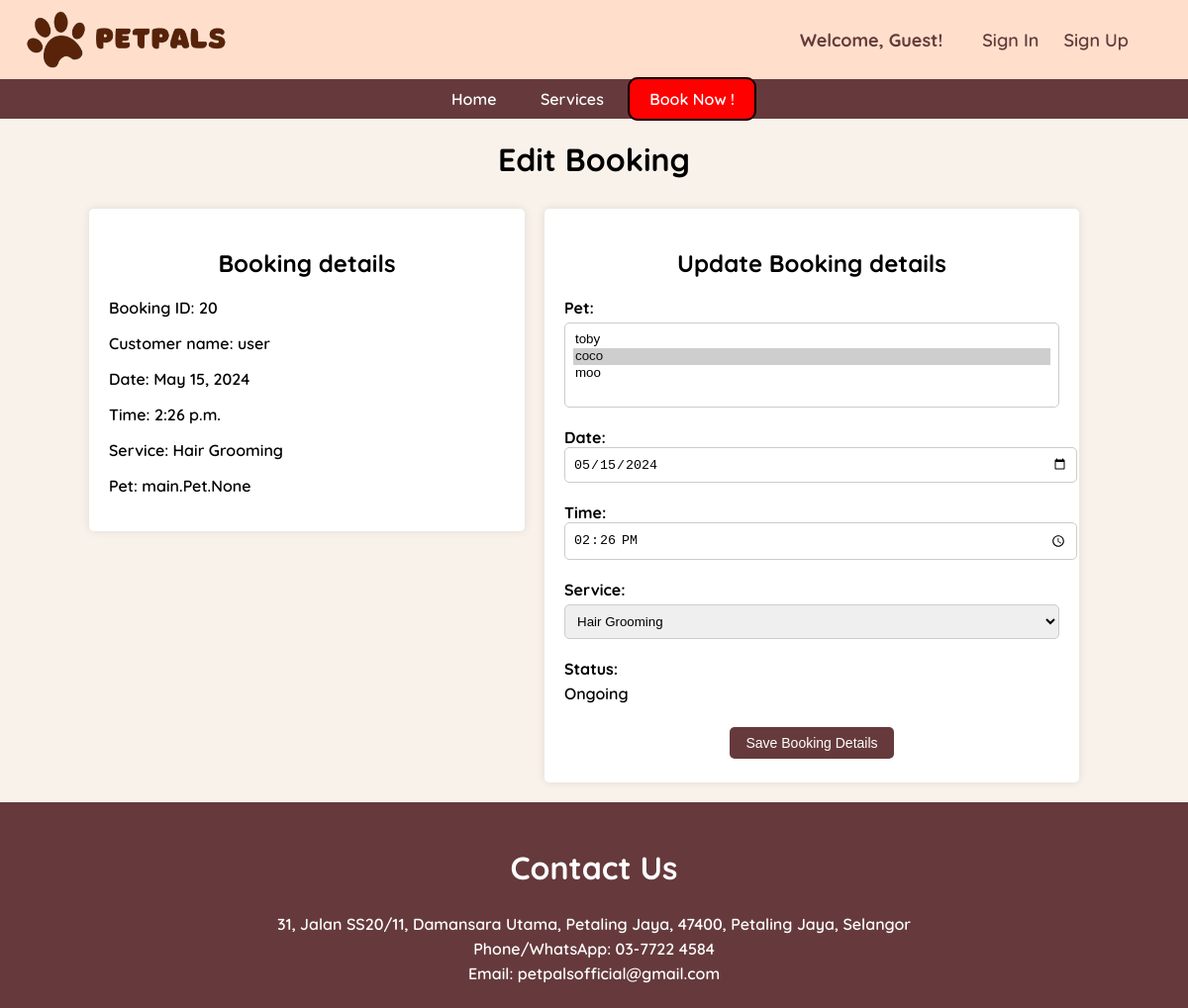
The app's page /booking/edit/20/, older data.
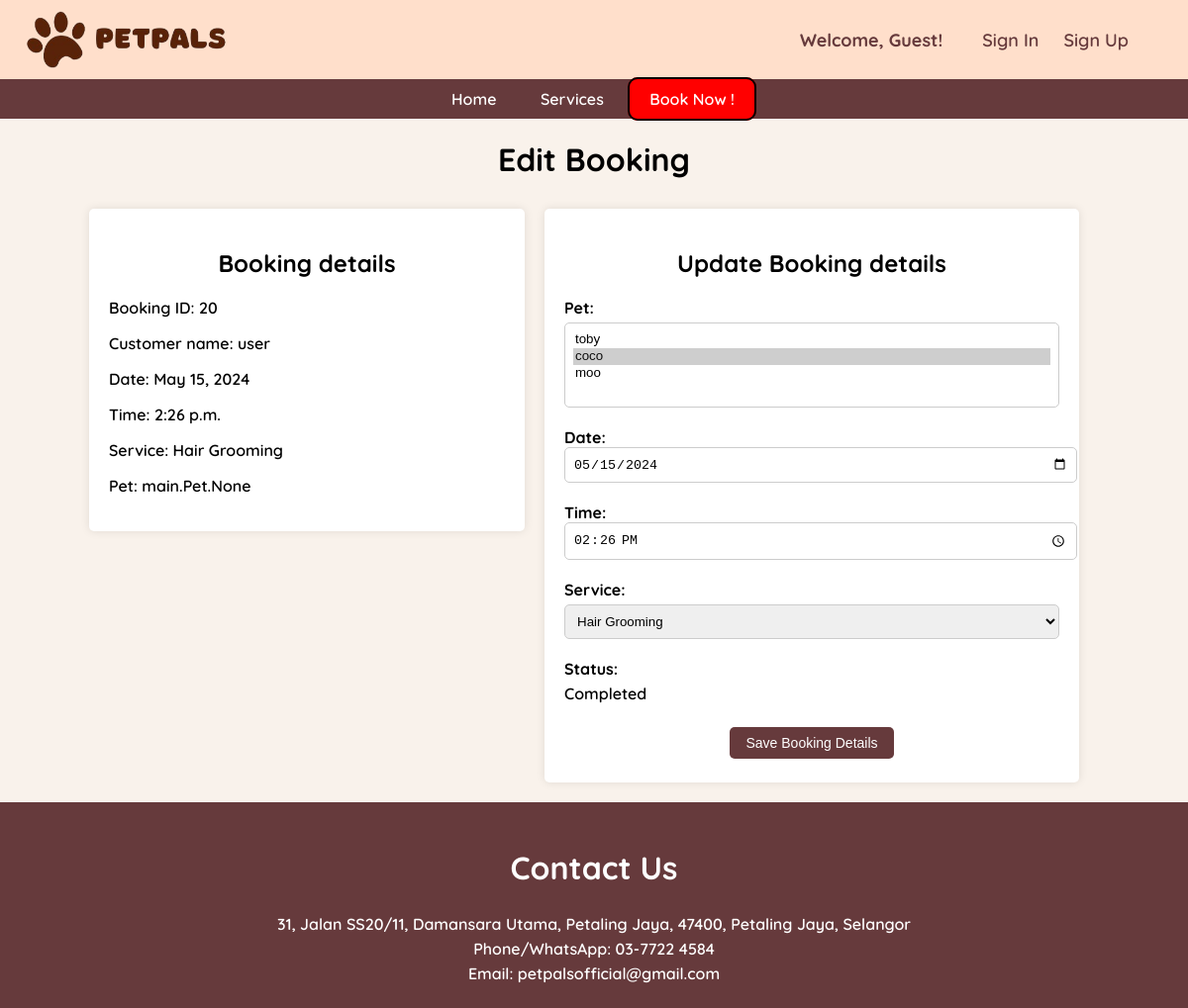
The same page, newer data.
### main/models.py (models this page shows, shortened)
class Booking(models.Model):
    owner = models.ForeignKey(Owner, null=True, on_delete=models.CASCADE)
    pet = models.ManyToManyField(Pet)
    date = models.DateField(blank=True, null=True)
    time = models.TimeField(blank=True, null=True)
    SERVICE_CHOICES = [
        ('Hair Grooming', 'Hair Grooming'),
        ('Bath and Dry', 'Bath and Dry'),
        ('Pet Hotel', 'Pet Hotel'),
        ('Pet Daycare', 'Pet Daycare'),
    ]
    service = models.CharField(max_length=50, choices=SERVICE_CHOICES)
    STATUS_CHOICES = [
        ('Ongoing', 'Ongoing'),
        ('Completed', 'Completed'),
        ('Cancelled', 'Cancelled'),
    ]
    status = models.CharField(max_length=20, choices=STATUS_CHOICES, default='Ongoing')
    checkin = models.DateTimeField(null=True, blank=True)
    checkout = models.DateTimeField(null=True, blank=True)

class Owner(models.Model):
    user = models.OneToOneField(User, on_delete=models.CASCADE)
    phone_number = models.CharField(max_length=15, blank=True)
    email = models.EmailField(blank=True)
    def __str__(self):
        return self.user.username

### main/views.py (the view)
# urls.py: path('booking/edit/<int:booking_id>/', views.edit_booking, name='edit_booking'),
def edit_booking(request, booking_id):
    booking = get_object_or_404(Booking, id=booking_id)
    owner = booking.owner
    owner_pets = Pet.objects.filter(owner=owner)
    print(owner_pets)  # Retrieve the owner associated with the booking
    if request.method == 'POST':
        form = BookingForm(owner,request.POST, instance=booking)
        if form.is_valid():
            form.save()
            return redirect('admin_dashboard')
    else:
        form = BookingForm(owner,instance=booking)
    return render(request, 'edit_booking.html', {'form': form, 'booking': booking, 'owner_pets': owner_pets})

### main/forms.py (shortened to what this page needs)
class BookingForm(forms.ModelForm):
    SERVICE_CHOICES = [
        ('Hair Grooming', 'Hair Grooming'),
        ('Bath and Dry', 'Bath and Dry'),
        ('Pet Hotel', 'Pet Hotel'),
        ('Pet Daycare', 'Pet Daycare'),
    ]
    service = forms.ChoiceField(choices=SERVICE_CHOICES)
    class Meta:
        model = Booking
        fields = ['pet', 'date', 'time','checkin','checkout', 'service']
        widgets = {
            'date': forms.DateInput(attrs={'type': 'date'}),
            'time': forms.TimeInput(attrs={'type': 'time'}),
            'checkin': forms.DateTimeInput(attrs={'type': 'datetime-local'}),
            'checkout': forms.DateTimeInput(attrs={'type': 'datetime-local'}),
        }
    def __init__(self, owner, *args, **kwargs):
        super().__init__(*args, **kwargs)
        self.fields['pet'].queryset = Pet.objects.filter(owner=owner)

### main/models.py (called while the page is built)
    def __str__(self):
        return self.name

### main/templates/edit_booking.html (shortened to what this page needs)
{% extends 'base.html' %}
{% block content %}
<!DOCTYPE html>
<html lang="en">
<head>
</head>
<body>
    <h1>Edit Booking</h1>
    <div class="container-wrapper">
        <div class="container1">
            <h2 class="details">Booking details</h2>
            <p>Booking ID: {{ booking.id }}</p>
            <p>Customer name: {{ booking.owner }}</p>
            <p>Date: {{ booking.date }}</p>
            <p>Time: {{ booking.time }}</p>
            <p>Service: {{ booking.service }}</p>
            <p>Pet: {{ booking.pet }}</p>
        </div>
        <div class="container">
            <h2 class="details">Update Booking details</h2>
            <form method="post">
                <div class="form-group">
                    <label for="id_pet">Pet:</label>
                    {{ form.pet }}
                </div>
                <div class="form-group">
                    <label for="id_date">Date:
                        {{ form.date }}
                    </label>
                </div>
                <div class="form-group">
                    <label for="id_time">Time:
                        {{ form.time }}
                    </label>
                </div>
                <div class="form-group">
                    <label for="id_service">Service:</label>
                    {{ form.service }}
                </div>
                <div class="form-group">
                    <label for="status">Status:</label>
                    {{ booking.status }}
                </div>
                <div class="button-container">
                    <input type="submit" value="Save Booking Details" class="button">
                </div>
            </form>
        </div>
    </div>
</body>
</html>
{% endblock %}

Row changes from the older to the newer data that the page shows:
changed Booking "Hair Grooming": status "Ongoing" → "Completed"
